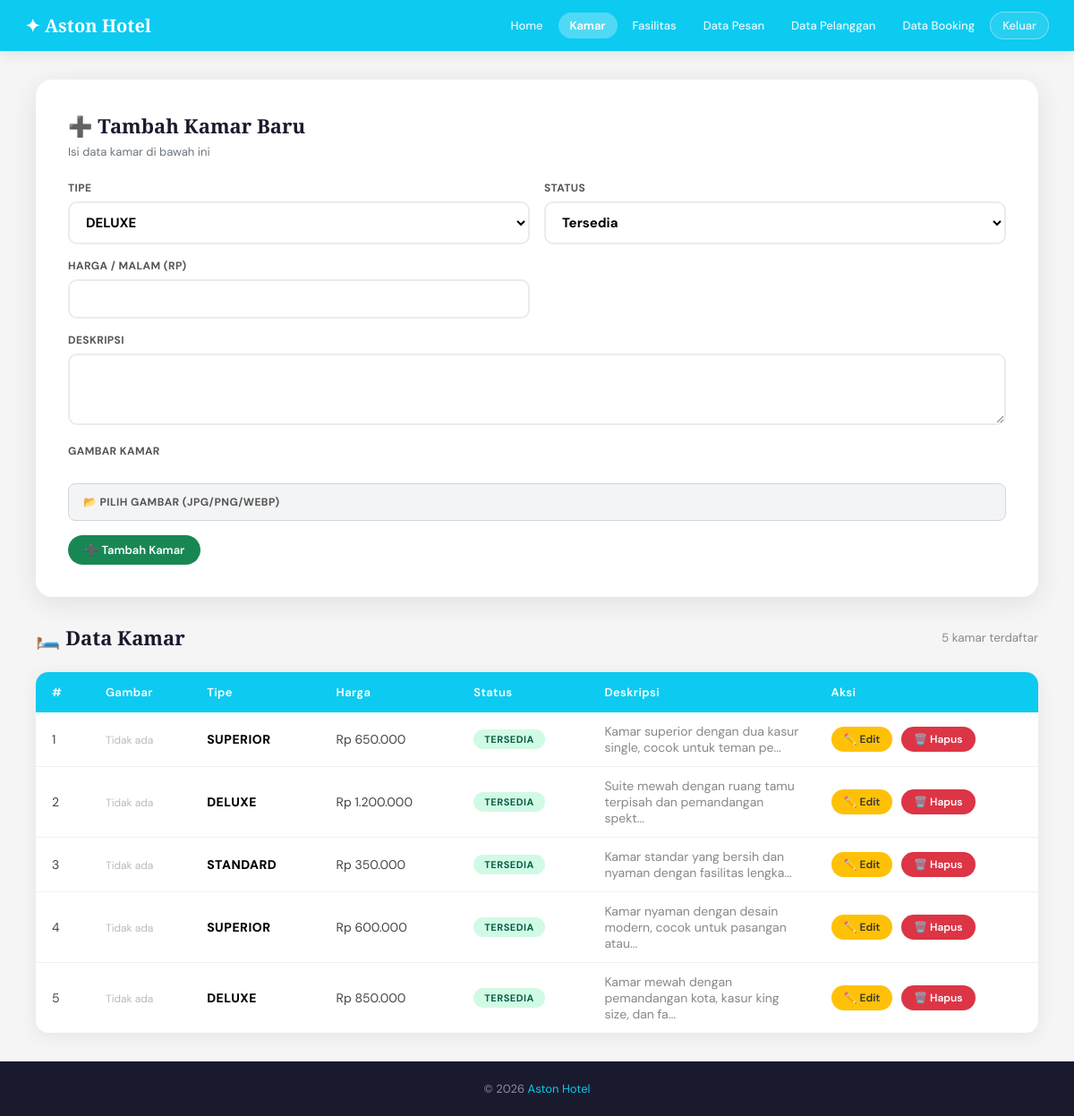
The page /admin/kamar.php (signed in) on the database its author committed.
### tables this page shows
CREATE TABLE kamar (
  id INT AUTO_INCREMENT PRIMARY KEY,
  nama_kamar VARCHAR(100) NOT NULL,
  tipe ENUM('Deluxe','Superior','Standard') NOT NULL,
  harga INT NOT NULL,
  deskripsi TEXT,
  status ENUM('tersedia','tidak tersedia') DEFAULT 'tersedia',
  created_at TIMESTAMP DEFAULT CURRENT_TIMESTAMP
);

### includes/config.php (called while the page is built, shortened)
<?php
function formatRupiah($angka) {
    return 'Rp ' . number_format($angka, 0, ',', '.');
}
function safeQuery($conn, $sql) {
    $result = $conn->query($sql);
    $rows = [];
    while ($r = $result->fetch_assoc()) {
        $rows[] = $r;
    }
    return $rows;
}
?>

### admin/kamar.php (the view, shortened to what this page needs)
<?php
require_once '../includes/config.php';
$edit_data = null;
$kamar_all = safeQuery($conn, "SELECT * FROM kamar ORDER BY id DESC");
?>
<!DOCTYPE html>
<html lang="id">
<head>
<link rel="stylesheet" href="../css/style.css">
</head>
<body>
<nav class="navbar">
  <a class="navbar-brand" href="home.php">✦ Aston Hotel</a>
  <div class="nav-links">
    <a href="home.php">Home</a>
    <a href="kamar.php" class="active">Kamar</a>
    <a href="fasilitas.php">Fasilitas</a>
    <a href="data_pesan.php">Data Pesan</a>
    <a href="data_pelanggan.php">Data Pelanggan</a>
    <a href="data_booking.php">Data Booking</a>
    <button onclick="showModalKeluar()" class="btn-keluar" style="color:white;
    font-size:13px; font-weight:500; padding:6px 13px; border-radius:20px;
    border:1px solid rgba(255,255,255,0.4); background:rgba(255,255,255,0.12);
    cursor:pointer; font-family:inherit; opacity:0.9;">Keluar</button>
  </div>
</nav>
<div class="admin-wrap">
  <div class="booking-card" style="margin-bottom:30px; max-width:100%;">
    <h5><?= $edit_data ? '✏️ Edit Kamar' : '➕ Tambah Kamar Baru' ?></h5>
    <p class="booking-sub">Isi data kamar di bawah ini</p>
    <form method="POST" enctype="multipart/form-data" id="form-kamar">
      <div class="form-row">
        <div class="form-group">
          <label>TIPE</label>
          <select name="tipe" class="form-control" style="font-weight:700; font-size:15px;">
            <?php foreach (['Deluxe','Superior','Standard'] as $t): ?>
              <option value="<?= $t ?>" <?= isset($edit_data['tipe']) && $edit_data['tipe'] === $t ? 'selected' : '' ?>>
                <?= strtoupper($t) ?>
              </option>
            <?php endforeach; ?>
          </select>
        </div>
        <div class="form-group">
          <label>STATUS</label>
          <select name="status" class="form-control" style="font-weight:700; font-size:15px;">
            <option value="tersedia"       <?= isset($edit_data['status']) && $edit_data['status'] === 'tersedia'       ? 'selected' : '' ?>>Tersedia</option>
          </select>
        </div>
      </div>
      <div class="form-row">
        <div class="form-group">
          <label>HARGA / MALAM (RP)</label>
          <input type="number" name="harga" class="form-control"
                 value="<?= isset($edit_data['harga']) ? $edit_data['harga'] : '' ?>" required>
        </div>
      </div>
      <div class="form-group">
        <label>DESKRIPSI</label>
        <textarea name="deskripsi" class="form-control"><?= htmlspecialchars(isset($edit_data['deskripsi']) ? $edit_data['deskripsi'] : '') ?></textarea>
      </div>
      <div class="form-group">
        <label>GAMBAR KAMAR</label>
        <br>
        <label class="file-label" for="gambar">📂 PILIH GAMBAR (JPG/PNG/WEBP)</label>
      </div>
      <div style="display:flex; gap:10px;">
        <button type="submit" name="<?= $edit_data ? 'edit' : 'tambah' ?>" class="btn btn-success">
          <?= $edit_data ? '💾 Simpan Perubahan' : '➕ Tambah Kamar' ?>
        </button>
      </div>
    </form>
  </div>
  <div class="page-title">
    <h5>🛏️ Data Kamar</h5>
    <small style="color:#888"><?= count($kamar_all) ?> kamar terdaftar</small>
  </div>
  <div class="table-wrap">
    <table>
      <thead>
        <tr>
          <th>#</th>
          <th>Gambar</th>
          <th>Tipe</th>
          <th>Harga</th>
          <th>Status</th>
          <th>Deskripsi</th>
          <th>Aksi</th>
        </tr>
      </thead>
      <tbody>
        <?php foreach ($kamar_all as $i => $k): ?>
        <tr>
          <td><?= $i + 1 ?></td>
          <td>
            <?php if (!empty($k['gambar'])): ?>
              <img src="../uploads/kamar/<?= htmlspecialchars($k['gambar']) ?>"
                   alt="<?= htmlspecialchars($k['tipe']) ?>"
                   style="width:70px;height:50px;object-fit:cover;border-radius:5px;">
            <?php else: ?>
              <span style="color:#bbb;font-size:12px;">Tidak ada</span>
            <?php endif; ?>
          </td>
          <td>
            <span class="tipe-bold"><?= strtoupper(htmlspecialchars($k['tipe'])) ?></span>
          </td>
          <td><?= formatRupiah($k['harga']) ?></td>
          <td>
            <span class="badge badge-<?= $k['status'] === 'tersedia' ? 'tersedia' : 'tidak' ?>">
              <?= $k['status'] ?>
            </span>
          </td>
          <td style="max-width:200px; color:#888;"><?= htmlspecialchars(substr($k['deskripsi'], 0, 60)) ?>...</td>
          <td>
            <a href="kamar.php?edit_id=<?= $k['id'] ?>" class="btn btn-warning btn-sm">✏️ Edit</a>
            <a href="kamar.php?hapus=<?= $k['id'] ?>" class="btn btn-danger btn-sm"
               onclick="return confirm('Hapus kamar ini?')">🗑️ Hapus</a>
          </td>
        </tr>
        <?php endforeach; ?>
      </tbody>
    </table>
  </div>
</div>
<footer><p>&copy; 2026 <span>Aston Hotel</span></p></footer>
</body>
</html>

### css/style.css (style rules this page uses)
:root { --cyan: #0dcaf0; --cyan-dark: #0aa8cc; --gold: #c9a84c; --dark: #1a1a2e; --cream: #faf8f4; --gray: #6c757d; --light: #f5f5f5; --success: #198754; --danger: #dc3545; --warning: #ffc107; }
* { margin: 0; padding: 0; box-sizing: border-box; }
body { font-family: 'DM Sans', sans-serif; background: var(--light); color: var(--dark); }
.navbar { background: var(--cyan); padding: 13px 28px; display: flex; align-items: center; justify-content: space-between; flex-wrap: wrap; gap: 8px; box-shadow: 0 2px 15px rgba(0,0,0,0.1); position: sticky; top: 0; z-index: 100; }
.navbar-brand { color: white; font-family: 'Playfair Display', serif; font-size: 20px; font-weight: 700; text-decoration: none; }
.nav-links { display: flex; align-items: center; flex-wrap: wrap; gap: 4px; }
.nav-links a { color: white; text-decoration: none; font-size: 13px; font-weight: 500; padding: 6px 13px; border-radius: 20px; transition: background 0.2s; opacity: 0.9; }
.nav-links a.active { background: rgba(255,255,255,0.28); font-weight: 600; opacity: 1; }
.nav-links button.btn-keluar { color: white; font-size: 13px; font-weight: 500; padding: 6px 13px; border-radius: 20px; border: 1px solid rgba(255,255,255,0.4); background: rgba(255,255,255,0.12); cursor: pointer; opacity: 0.9; transition: background 0.2s; font-family: inherit; }
.btn { display: inline-block; padding: 8px 18px; border-radius: 30px; font-size: 13px; font-weight: 600; border: none; cursor: pointer; transition: all 0.2s; text-decoration: none; font-family: 'DM Sans', sans-serif; }
.btn + .btn { margin-left: 6px; }
.btn-sm { padding: 6px 14px; font-size: 12px; }
.btn-success { background: var(--success); color: white; }
.btn-warning { background: var(--warning); color: #333; }
.btn-danger { background: var(--danger); color: white; }
.form-group { margin-bottom: 16px; }
.form-group label { display: block; font-size: 12px; font-weight: 700; color: #555; margin-bottom: 7px; text-transform: uppercase; letter-spacing: 0.4px; }
.form-control { width: 100%; padding: 11px 14px; border: 2px solid #e9ecef; border-radius: 10px; font-size: 14px; font-family: 'DM Sans', sans-serif; outline: none; transition: border-color 0.2s; background: white; }
textarea.form-control { resize: vertical; min-height: 80px; }
.form-row { display: grid; grid-template-columns: 1fr 1fr; gap: 16px; }
.admin-wrap { padding: 32px 40px; }
.page-title { display: flex; align-items: center; justify-content: space-between; margin-bottom: 24px; flex-wrap: wrap; gap: 12px; }
.page-title h5 { font-family: 'Playfair Display', serif; font-size: 22px; }
.table-wrap { background: white; border-radius: 14px; overflow: hidden; box-shadow: 0 4px 20px rgba(0,0,0,0.07); overflow-x: auto; }
table { width: 100%; border-collapse: collapse; min-width: 500px; }
thead { background: var(--cyan); color: white; }
thead th { padding: 14px 18px; font-size: 13px; font-weight: 600; letter-spacing: 0.4px; text-align: left; white-space: nowrap; }
tbody tr { border-bottom: 1px solid #f0f0f0; transition: background 0.15s; }
tbody tr:last-child { border-bottom: none; }
tbody td { padding: 12px 18px; font-size: 14px; color: #444; vertical-align: middle; }
.badge { display: inline-block; padding: 4px 12px; border-radius: 30px; font-size: 11px; font-weight: 700; letter-spacing: 0.5px; text-transform: uppercase; }
.badge-tersedia { background: #d1fae5; color: #065f46; }
.booking-card { background: white; border-radius: 18px; box-shadow: 0 6px 30px rgba(0,0,0,0.09); padding: 36px; max-width: 700px; margin: 0 auto; }
.booking-card h5 { font-family: 'Playfair Display', serif; font-size: 22px; margin-bottom: 6px; }
.booking-sub { color: var(--gray); font-size: 13px; margin-bottom: 24px; }
footer { background: var(--dark); color: rgba(255,255,255,0.5); text-align: center; padding: 22px; font-size: 13px; margin-top: 0; }
footer span { color: var(--cyan); }

### admin/kamar.php (style rules this page uses)
.file-label { display: block; width: 100%; padding: 12px 16px; background: #f3f4f6; border: 1.5px solid #d1d5db; border-radius: 8px; cursor: pointer; font-size: 14px; color: #374151; box-sizing: border-box; transition: border-color 0.2s, background 0.2s; }
.tipe-bold { font-weight: 800; font-size: 14px; color: #000; text-transform: uppercase; letter-spacing: 0.5px; }
.form-control option { font-weight: 700; font-size: 14px; }

### rows shown on the page
kamar: tipe "SUPERIOR", harga "Rp 650.000", status "TERSEDIA", deskripsi "Kamar superior dengan dua kasur single, cocok untuk teman pe"
kamar: tipe "DELUXE", harga "Rp 1.200.000", status "TERSEDIA", deskripsi "Suite mewah dengan ruang tamu terpisah dan pemandangan spekt"
kamar: tipe "STANDARD", harga "Rp 350.000", status "TERSEDIA", deskripsi "Kamar standar yang bersih dan nyaman dengan fasilitas lengka"
kamar: tipe "SUPERIOR", harga "Rp 600.000", status "TERSEDIA", deskripsi "Kamar nyaman dengan desain modern, cocok untuk pasangan atau"
kamar: tipe "DELUXE", harga "Rp 850.000", status "TERSEDIA", deskripsi "Kamar mewah dengan pemandangan kota, kasur king size, dan fa"

### other values the page prints
count($kamar_all) "5"
form field tipe "DELUXE"
